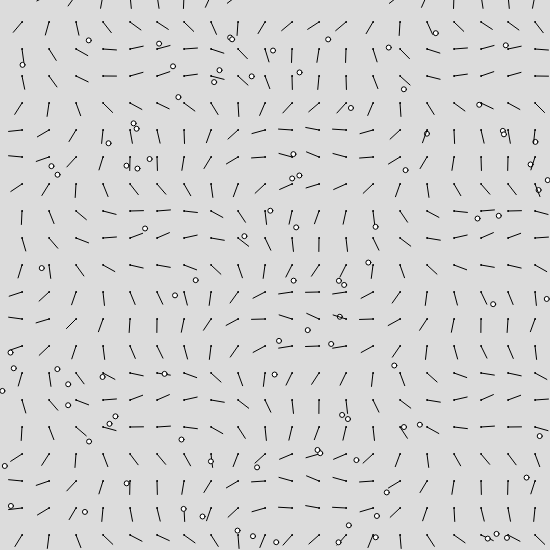
Frame 1 (no input)
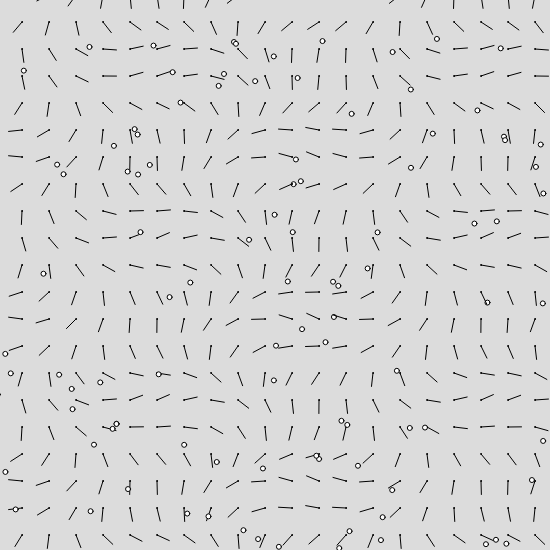
Frame 60 (no input)
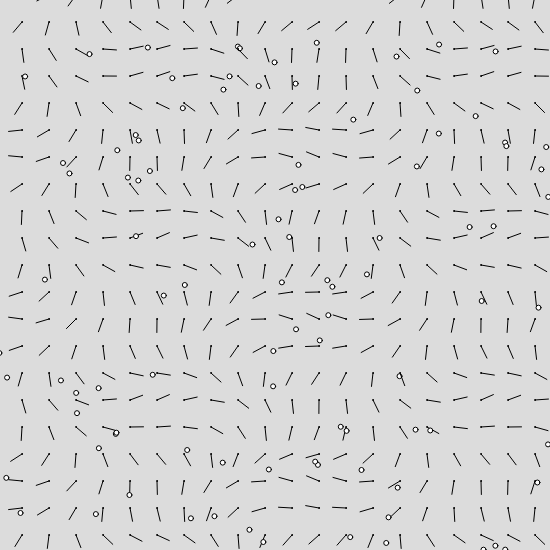
Frame 120 (the mouse pressed at the canvas centre since frame 60)

The p5.js sketch that drew these frames (run headless with seeded random() and noise() and a simulated clock; from frame 60 on, the mouse is pressed at the canvas centre):

// p5.js sketch
// ── sketch.js

let frame = 0;
let numDots = 100;

let dots = []

function setup() {
  createCanvas(550, 550);
  for(let i = 0; i<numDots; i++){
    dots.push({
      x: Math.random() * width,
      y: Math.random() * height,
    })
  }
}

function draw() {
  background(220);
  
  const left_x = int(width * -0.5)
  const right_x = int(width * 1.5)
  const top_y = int(height * -0.5)
  const bottom_y = int(height * 1.5)

  const resolution = int(width * 0.05)

  const num_columns = (right_x - left_x) / resolution
  const num_rows = (bottom_y - top_y) / resolution
  
  let theta = Math.PI/4
  let grid = [];

  let col = 0;
  let row = 0;
  for(let i = top_y; i < bottom_y; i+=resolution) {
    let row = [];
    for(let j = top_y; j < bottom_y; j+=resolution) {
      // theta = (grid.length / num_rows) * Math.PI
      theta = sin(grid.length/2 /*+ frame/100*/) + cos(row.length /*+ frame/100*/)
      row.push(theta);
      ellipse(i, j, 1, 1);
      line(i, j, i + resolution * sin(theta) * 0.5,  j + resolution * cos(theta) * 0.5);
      dots.forEach((dot) => {
        const inCol = dot.x > (j - resolution/2) && dot.x < (j + resolution/2);
        const inRow = dot.y > (i - resolution/2) && dot.y < (i+ resolution/2);
        if(inRow && inCol) {
          dot.x += sin(theta) * 0.1
          dot.y += cos(theta) * 0.1
          ellipse(dot.x, dot.y, 5, 5);
        }
      }) 
    }
    grid.push(row);
  }

  frame++;
}
